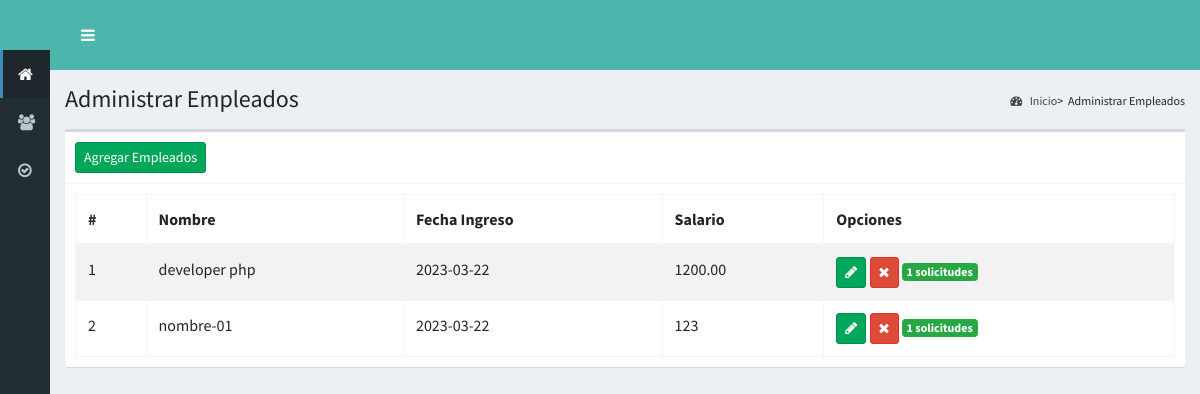
The app's page /empleados with its own data.
### tables this page shows
CREATE TABLE `empleado` (
  `id` int NOT NULL,
  `fecha_ingreso` date DEFAULT NULL,
  `nombre` varchar(100) DEFAULT NULL,
  `salario` varchar(50) DEFAULT NULL,
  `estado` int DEFAULT NULL
);

### controllers/PlantillaController.php (called while the page is built)
<?php
class ControladorPlantilla {
	static public function ctrPlantilla(){
		require "vistas/plantilla.php";
	}
}

### index.php (called while the page is built, shortened)
<?php
require_once "controllers/PlantillaController.php";
require_once "controllers/EmpleadoController.php";
require_once "controllers/SolicitudController.php";
require_once "models/Empleado.php";
$plantilla = new ControladorPlantilla();
$plantilla -> ctrPlantilla();

### controllers/EmpleadoController.php (called while the page is built, shortened)
<?php
class EmpleadoController {
                ?><script>
                <?php
    static public function contSolicitud($item)
    {
        $tabla     = "empleado";
        $respuesta = Empleado::contSolicitudes($tabla, $item);
        return $respuesta;
    }
    static public function listarEmpleados($item)
    {
        $tabla     =  "empleado";
        $respuesta = Empleado::showEmpleados($tabla, $item);
        return $respuesta;
    }
}
?>

### models/database.php (called while the page is built)
<?php
class Conexion {
    static public function db()
    {
		$link = new PDO("mysql:host=localhost;dbname=db_konecta_developers","root","123456789");
		$link->exec("set names utf8");
		return $link;
    }
}

### models/Empleado.php (called while the page is built, shortened)
<?php
require_once "database.php";
class Empleado {
    static public function contSolicitudes($tabla, $item)
    {
        if ($item != null) {
            $stmt = Conexion::db()->prepare("SELECT COUNT(solicitud.id) AS solicitudes FROM $tabla JOIN solicitud ON $tabla.id = solicitud.empleado_id WHERE empleado_id = :id");
            $stmt -> bindParam(":id", $item, PDO::PARAM_INT);
            $stmt -> execute();
            return $stmt -> fetch();
        }
    }
    static public function showEmpleados($tabla, $item)
    {
        if ($item != null) {
            $stmt = Conexion::db()->prepare("SELECT * FROM $tabla WHERE id = :id");
            $stmt -> bindParam(":id", $item, PDO::PARAM_INT);
            $stmt -> execute();
            return $stmt -> fetch();
        }
        else {
            $stmt = Conexion::db()->prepare("SELECT * FROM $tabla");
            $stmt -> execute();
            return $stmt -> fetchAll();
        }
    }
}

### vistas/empleados/empleados.php (the view, shortened to what this page needs)
<?php $item = null; $listEmpleados = EmpleadoController::listarEmpleados($item);  ?>
<div class="content-wrapper">
    <section class="content-header">
        <h1>
            Administrar Empleados
        </h1>
        <ol class="breadcrumb">
            <li>
                <a href="inicio"><i class="fa fa-dashboard"></i>
                    Inicio
                </a>
            </li>
            <li class="active">
                Administrar Empleados
            </li>
        </ol>
    </section>
    <section class="content">
        <div class="box">
            <div class="box-header with-border">
                <button class="btn btn-success btn-sm crearEmpleados" >
                    Agregar Empleados
                </button>
            </div>
            <div class="box-body" id="tablaArea">
                <table class="table table-bordered table-striped dt-responsive">
                    <thead>
                        <tr>
                            <th>#</th>
                            <th>Nombre</th>
                            <th>Fecha Ingreso</th>
                            <th>Salario</th>
                            <th>Opciones</th>
                        </tr>
                    </thead>
                    <tbody>
                        <?php foreach($listEmpleados as $key => $value): ?>
                           <?php if($value['estado'] == 1): ?>
                            <tr>
                                <td><?php echo($key+1); ?></td>
                                <td><?php echo($value['nombre']); ?></td>
                                <td><?php echo($value['fecha_ingreso']); ?></td>
                                <td><?php echo($value['salario']); ?></td>
                                <td>
                                    <button data-empleado_id="<?php echo($value['id']); ?>" class="btn btn-success btn-sm crearEmpleados">
                                        <i class="fa fa-pencil"></i>
                                    </button>
                                    <button data-empleado_id="<?php echo($value['id']); ?>"  class="btn btn-danger btn-sm delete_soft_em ">
                                        <i class="fa fa-times"></i>
                                    </button>
                                    <?php $contSolicitudes = EmpleadoController::contSolicitud($value['id']); ?>
                                    <?php if(isset($contSolicitudes['solicitudes'])): ?>
                                        <span class="badge badge-success"><a href="solicitud"  class="text-white"><?php echo $contSolicitudes['solicitudes']; ?> solicitudes</a></span>
                                    <?php endif;?>
                                </td>
                            </tr>
                           <?php endif; ?>
                        <?php endforeach; ?>
                    </tbody>
                </table>
            </div>
        </div>
    </section>
</div>

### vistas/plantilla.php (shortened to what this page needs)
<!DOCTYPE html>
<html>
<head>
  <link rel="stylesheet" href="vistas/bower_components/bootstrap/dist/css/bootstrap.min.css">
  <link rel="stylesheet" href="vistas/bower_components/font-awesome/css/font-awesome.min.css">
  <link rel="stylesheet" href="vistas/bower_components/Ionicons/css/ionicons.min.css">
  <link rel="stylesheet" href="vistas/dist/css/AdminLTE.css">
  <link rel="stylesheet" href="vistas/dist/css/skins/_all-skins.min.css">
  <link rel="stylesheet" href="vistas/plugins/datatables-bs4/css/dataTables.bootstrap4.min.css">
  <link rel="stylesheet" href="vistas/plugins/datatables-responsive/css/responsive.bootstrap4.min.css">
  <link rel="stylesheet" href="vistas/plugins/datatables-buttons/css/buttons.bootstrap4.min.css">
  <link rel="stylesheet" href="vistas/plugins/iCheck/all.css">
  <link rel="stylesheet" href="vistas/bower_components/bootstrap-daterangepicker/daterangepicker.css">
  <link rel="stylesheet" href="vistas/bower_components/morris.js/morris.css">
  <link rel="stylesheet" href="vistas/bower_components/chosen/chosen.min.css">
  <link rel="stylesheet" href="https://jqueryvalidation.org/files/demo/site-demos.css">
</head>
<body class="hold-transition skin-blue sidebar-collapse sidebar-mini login-page">
  <?php
   echo '<div class="wrapper">';
    include "modulos/cabezote.php";
    include "modulos/menu.php";
    if (isset($_GET["ruta"])) {
      $url = array(
        "empleados",
        "solicitud"
      );
      $cont = count($url);
      for ($i=0; $i < $cont; $i++) {
        if ($_GET["ruta"] == $url[$i]) {
          include $url[$i]."/".$_GET["ruta"].".php";
        } else {
          include "modulos/404.php";
        }
      }
    } else {
      include "modulos/inicio.php";
    }
    echo '</div>';
  ?>
</body>
</html>

### records on screen
empleado: nombre "developer php", fecha_ingreso "2023-03-22", salario "1200.00", solicitudes "1"
empleado: nombre "nombre-01", fecha_ingreso "2023-03-22", salario "123", solicitudes "1"
